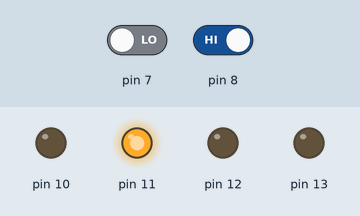
This sketch was run on a simulated Arduino Uno, built with avr-gcc and run on an emulated ATmega328P. On the bench: output pins drawn as LEDs (lit = HIGH). Inputs (shaded band) come from the test bench; at power-on: pin 7 LOW, pin 8 HIGH.

Above: at 1.2 s.
1.3 s: pin 7 driven HIGH
At 1.9 s:
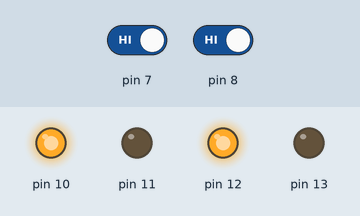
2.8 s: pin 8 driven LOW
At 3.1 s:
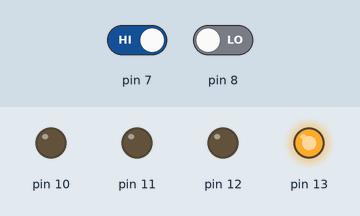
4.3 s: pin 7 driven LOW
At 5.4 s:
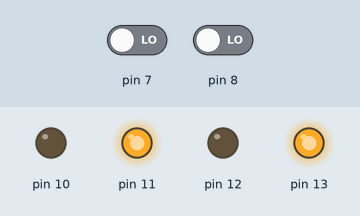
5.8 s: pin 8 driven HIGH
At 6.6 s:
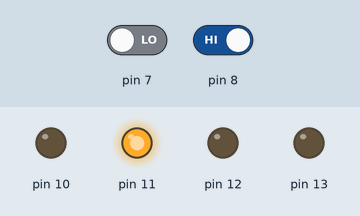
Timing chart, 0 to 8.3 s (numbered marks = the images above; inputs shaded):
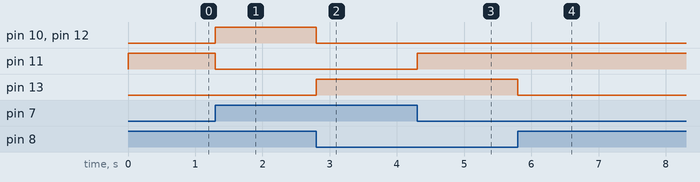

Measured:
- after the input at 1.3 s, pin 10, pin 12: LOW → HIGH at once; pin 11: HIGH → LOW at once
- after the input at 2.8 s, pin 10, pin 12: HIGH → LOW at once; pin 13: LOW → HIGH at once
- after the input at 4.3 s, pin 11: LOW → HIGH at once
- after the input at 5.8 s, pin 13: HIGH → LOW at once

The sketch:

line_follower.ino
```cpp
void setup() {
  // put your setup code here, to run once:
pinMode(13, OUTPUT);
pinMode(12, OUTPUT);
pinMode(11, OUTPUT);
pinMode(10, OUTPUT);
pinMode(7, INPUT);
pinMode(8, INPUT);
}

void loop() {
  // put your main code here, to run repeatedly:
if((digitalRead(7)==1)&&(digitalRead(8)==0))
 {digitalWrite(13, HIGH);
digitalWrite(12, LOW);
digitalWrite(11, LOW);
digitalWrite(10, LOW);
}

else if((digitalRead(7)==0)&&(digitalRead(8)==1))
 {digitalWrite(13, LOW);
digitalWrite(12, LOW);
digitalWrite(11, HIGH);
digitalWrite(10, LOW);
 }
else if((digitalRead(7)==0)&&(digitalRead(8)==0))
 {digitalWrite(13, HIGH);
digitalWrite(12, LOW);
digitalWrite(11, HIGH);
digitalWrite(10, LOW);
 }

else if((digitalRead(7)==1)&&(digitalRead(8)==1))
{digitalWrite(13, LOW);
digitalWrite(12, HIGH);
digitalWrite(11, LOW);
digitalWrite(10, HIGH);
}
}
```
